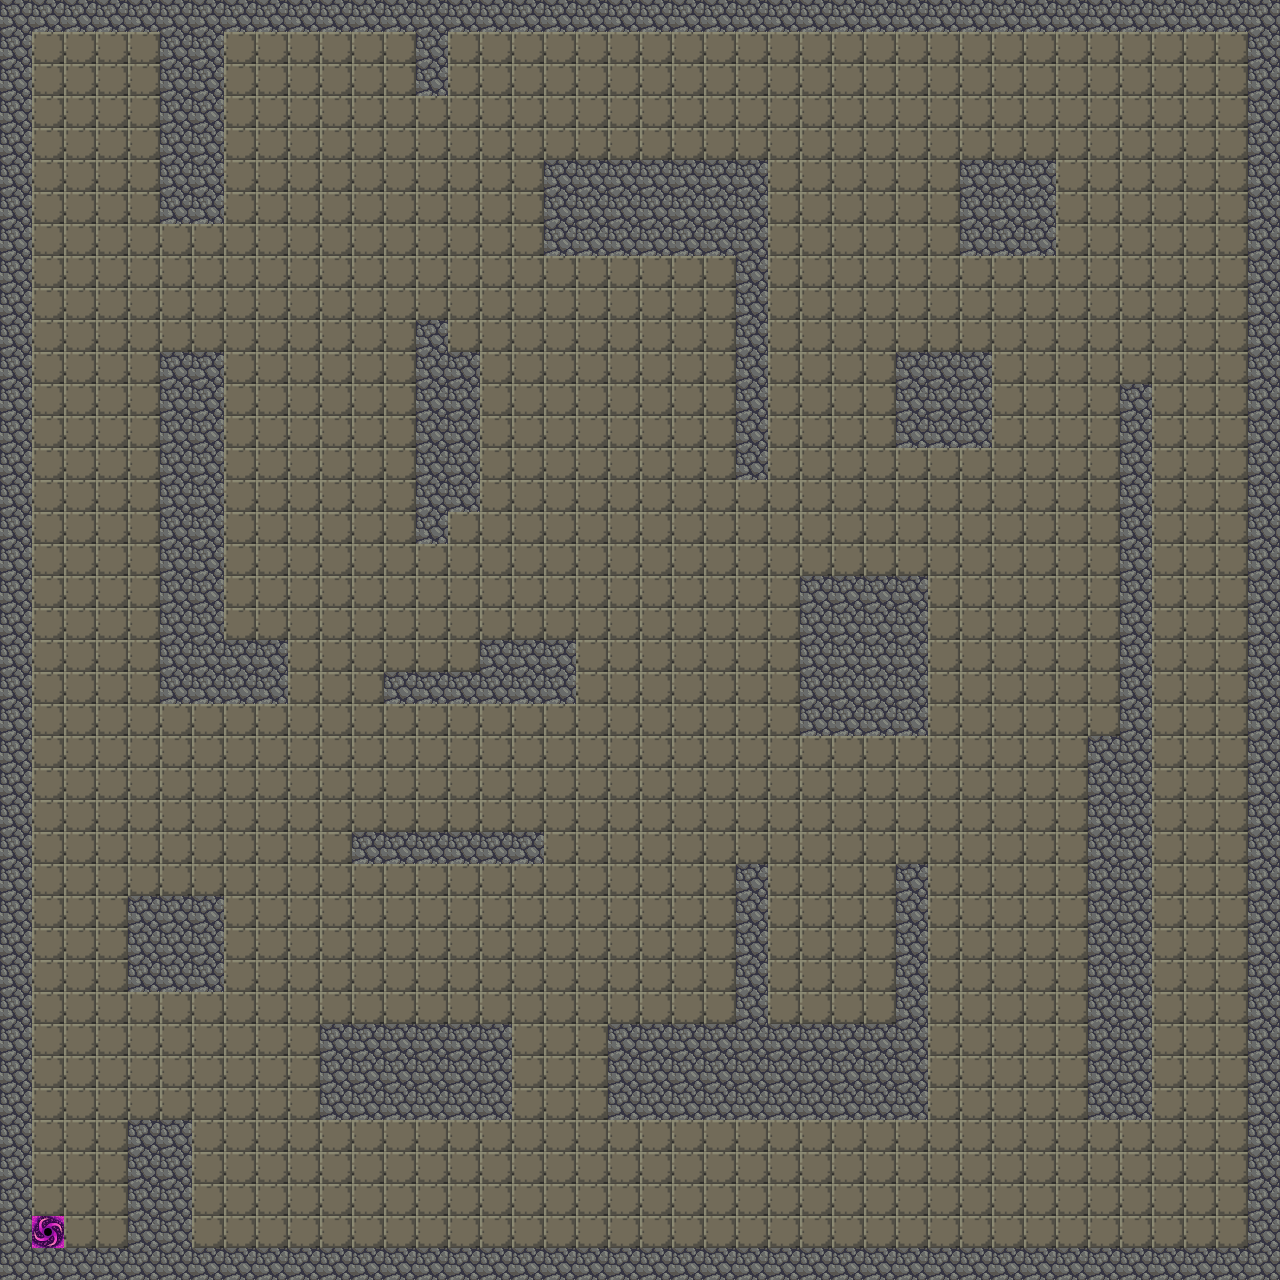

A 2D game scene composited from a Tiled map and its tileset images. What follows is a short description and the map's XML, with every tile layer's data as written:
An orthogonal 40x40 tile map with 32x32 px tiles, 1 tile layer (Tile Layer 1), 2 tilesets.

<map version="1.9" tiledversion="1.9.2" orientation="orthogonal" renderorder="right-down" width="40" height="40" tilewidth="32" tileheight="32" infinite="0" nextlayerid="3" nextobjectid="1">
 <editorsettings>
  <export target="mapa3.csv" format="csv" />
 </editorsettings>
 <tileset firstgid="1" name="tiles" tilewidth="32" tileheight="32" tilecount="5" columns="5">
  <image source="../assets/tiles/tiles.png" width="160" height="32" />
 </tileset>
 <tileset firstgid="6" name="tiles" tilewidth="32" tileheight="32" tilecount="0" columns="5">
  <image source="../assets/tiles.png" width="160" height="32" />
 </tileset>
 <layer id="1" name="Tile Layer 1" width="40" height="40">
  <data encoding="csv">
2,2,2,2,2,2,2,2,2,2,2,2,2,2,2,2,2,2,2,2,2,2,2,2,2,2,2,2,2,2,2,2,2,2,2,2,2,2,2,2,
2,3,3,3,3,2,2,3,3,3,3,3,3,2,3,3,3,3,3,3,3,3,3,3,3,3,3,3,3,3,3,3,3,3,3,3,3,3,3,2,
2,3,3,3,3,2,2,3,3,3,3,3,3,2,3,3,3,3,3,3,3,3,3,3,3,3,3,3,3,3,3,3,3,3,3,3,3,3,3,2,
2,3,3,3,3,2,2,3,3,3,3,3,3,3,3,3,3,3,3,3,3,3,3,3,3,3,3,3,3,3,3,3,3,3,3,3,3,3,3,2,
2,3,3,3,3,2,2,3,3,3,3,3,3,3,3,3,3,3,3,3,3,3,3,3,3,3,3,3,3,3,3,3,3,3,3,3,3,3,3,2,
2,3,3,3,3,2,2,3,3,3,3,3,3,3,3,3,3,2,2,2,2,2,2,2,3,3,3,3,3,3,2,2,2,3,3,3,3,3,3,2,
2,3,3,3,3,2,2,3,3,3,3,3,3,3,3,3,3,2,2,2,2,2,2,2,3,3,3,3,3,3,2,2,2,3,3,3,3,3,3,2,
2,3,3,3,3,3,3,3,3,3,3,3,3,3,3,3,3,2,2,2,2,2,2,2,3,3,3,3,3,3,2,2,2,3,3,3,3,3,3,2,
2,3,3,3,3,3,3,3,3,3,3,3,3,3,3,3,3,3,3,3,3,3,3,2,3,3,3,3,3,3,3,3,3,3,3,3,3,3,3,2,
2,3,3,3,3,3,3,3,3,3,3,3,3,3,3,3,3,3,3,3,3,3,3,2,3,3,3,3,3,3,3,3,3,3,3,3,3,3,3,2,
2,3,3,3,3,3,3,3,3,3,3,3,3,2,3,3,3,3,3,3,3,3,3,2,3,3,3,3,3,3,3,3,3,3,3,3,3,3,3,2,
2,3,3,3,3,2,2,3,3,3,3,3,3,2,2,3,3,3,3,3,3,3,3,2,3,3,3,3,2,2,2,3,3,3,3,3,3,3,3,2,
2,3,3,3,3,2,2,3,3,3,3,3,3,2,2,3,3,3,3,3,3,3,3,2,3,3,3,3,2,2,2,3,3,3,3,2,3,3,3,2,
2,3,3,3,3,2,2,3,3,3,3,3,3,2,2,3,3,3,3,3,3,3,3,2,3,3,3,3,2,2,2,3,3,3,3,2,3,3,3,2,
2,3,3,3,3,2,2,3,3,3,3,3,3,2,2,3,3,3,3,3,3,3,3,2,3,3,3,3,3,3,3,3,3,3,3,2,3,3,3,2,
2,3,3,3,3,2,2,3,3,3,3,3,3,2,2,3,3,3,3,3,3,3,3,3,3,3,3,3,3,3,3,3,3,3,3,2,3,3,3,2,
2,3,3,3,3,2,2,3,3,3,3,3,3,2,3,3,3,3,3,3,3,3,3,3,3,3,3,3,3,3,3,3,3,3,3,2,3,3,3,2,
2,3,3,3,3,2,2,3,3,3,3,3,3,3,3,3,3,3,3,3,3,3,3,3,3,3,3,3,3,3,3,3,3,3,3,2,3,3,3,2,
2,3,3,3,3,2,2,3,3,3,3,3,3,3,3,3,3,3,3,3,3,3,3,3,3,2,2,2,2,3,3,3,3,3,3,2,3,3,3,2,
2,3,3,3,3,2,2,3,3,3,3,3,3,3,3,3,3,3,3,3,3,3,3,3,3,2,2,2,2,3,3,3,3,3,3,2,3,3,3,2,
2,3,3,3,3,2,2,2,2,3,3,3,3,3,3,2,2,2,3,3,3,3,3,3,3,2,2,2,2,3,3,3,3,3,3,2,3,3,3,2,
2,3,3,3,3,2,2,2,2,3,3,3,2,2,2,2,2,2,3,3,3,3,3,3,3,2,2,2,2,3,3,3,3,3,3,2,3,3,3,2,
2,3,3,3,3,3,3,3,3,3,3,3,3,3,3,3,3,3,3,3,3,3,3,3,3,2,2,2,2,3,3,3,3,3,3,2,3,3,3,2,
2,3,3,3,3,3,3,3,3,3,3,3,3,3,3,3,3,3,3,3,3,3,3,3,3,3,3,3,3,3,3,3,3,3,2,2,3,3,3,2,
2,3,3,3,3,3,3,3,3,3,3,3,3,3,3,3,3,3,3,3,3,3,3,3,3,3,3,3,3,3,3,3,3,3,2,2,3,3,3,2,
2,3,3,3,3,3,3,3,3,3,3,3,3,3,3,3,3,3,3,3,3,3,3,3,3,3,3,3,3,3,3,3,3,3,2,2,3,3,3,2,
2,3,3,3,3,3,3,3,3,3,3,2,2,2,2,2,2,3,3,3,3,3,3,3,3,3,3,3,3,3,3,3,3,3,2,2,3,3,3,2,
2,3,3,3,3,3,3,3,3,3,3,3,3,3,3,3,3,3,3,3,3,3,3,2,3,3,3,3,2,3,3,3,3,3,2,2,3,3,3,2,
2,3,3,3,2,2,2,3,3,3,3,3,3,3,3,3,3,3,3,3,3,3,3,2,3,3,3,3,2,3,3,3,3,3,2,2,3,3,3,2,
2,3,3,3,2,2,2,3,3,3,3,3,3,3,3,3,3,3,3,3,3,3,3,2,3,3,3,3,2,3,3,3,3,3,2,2,3,3,3,2,
2,3,3,3,2,2,2,3,3,3,3,3,3,3,3,3,3,3,3,3,3,3,3,2,3,3,3,3,2,3,3,3,3,3,2,2,3,3,3,2,
2,3,3,3,3,3,3,3,3,3,3,3,3,3,3,3,3,3,3,3,3,3,3,2,3,3,3,3,2,3,3,3,3,3,2,2,3,3,3,2,
2,3,3,3,3,3,3,3,3,3,2,2,2,2,2,2,3,3,3,2,2,2,2,2,2,2,2,2,2,3,3,3,3,3,2,2,3,3,3,2,
2,3,3,3,3,3,3,3,3,3,2,2,2,2,2,2,3,3,3,2,2,2,2,2,2,2,2,2,2,3,3,3,3,3,2,2,3,3,3,2,
2,3,3,3,3,3,3,3,3,3,2,2,2,2,2,2,3,3,3,2,2,2,2,2,2,2,2,2,2,3,3,3,3,3,2,2,3,3,3,2,
2,3,3,3,2,2,3,3,3,3,3,3,3,3,3,3,3,3,3,3,3,3,3,3,3,3,3,3,3,3,3,3,3,3,3,3,3,3,3,2,
2,3,3,3,2,2,3,3,3,3,3,3,3,3,3,3,3,3,3,3,3,3,3,3,3,3,3,3,3,3,3,3,3,3,3,3,3,3,3,2,
2,3,3,3,2,2,3,3,3,3,3,3,3,3,3,3,3,3,3,3,3,3,3,3,3,3,3,3,3,3,3,3,3,3,3,3,3,3,3,2,
2,1,3,3,2,2,3,3,3,3,3,3,3,3,3,3,3,3,3,3,3,3,3,3,3,3,3,3,3,3,3,3,3,3,3,3,3,3,3,2,
2,2,2,2,2,2,2,2,2,2,2,2,2,2,2,2,2,2,2,2,2,2,2,2,2,2,2,2,2,2,2,2,2,2,2,2,2,2,2,2
</data>
 </layer>
</map>
